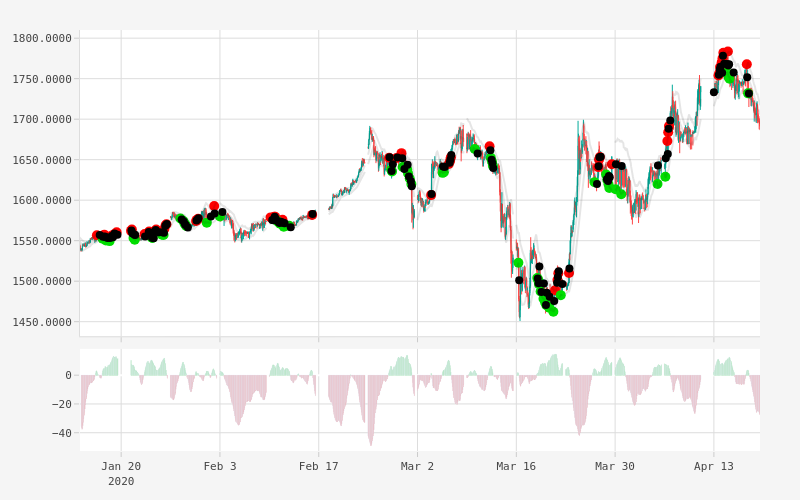

This figure's notebook cell:
### Code cell
fig = sub.make_subplots(
    figure=go.Figure(layout=layout),
    rows=2,
    cols=1,
    shared_xaxes=True,
    shared_yaxes=False,
    vertical_spacing=0.03,
    row_heights=[0.75, 0.25],
    # subplot_titles=["Price", "Indicators"],
)

fig.add_trace(price, 1, 1)

# fig.layout.update(yaxis3=go.YAxis())
# fig.layout.update(yaxis3=go.YAxis(overlaying='y', side='right'))


########################################

# ATR
md["atr"] = talib.ATR(md["High"], md["Low"], md["Close"], timeperiod=5)

# EMA
md["ema1"] = talib.MA(md["Close"], timeperiod=14, matype=1)
md["ema2"] = talib.MA(md["Close"], timeperiod=14, matype=0)
md["mid"] = (md["ema1"] + md["ema2"]) / 2

md["stdev"] = talib.STDDEV(md["Close"], timeperiod=20, nbdev=1)

price_channel = md[["atr", "stdev"]].max(axis=1)

range_width = 1.1

md["top"] = md["mid"] + range_width * price_channel
md["bottom"] = md["mid"] - range_width * price_channel

# Синяя полоса в середине
# line_m = dict(width=2, color='#59c')
line_m = dict(width=2, color='rgba(0,0,0,0.1)')
fig.add_trace(go.Scatter(x=md.index, y=md["mid"], fill=None, line=line_m))

# print(ind)

# Нижний индикатор
ind = 24 - talib.ADX(md["High"], md["Low"], md["Close"], timeperiod=14)
ind_smooth = talib.MA(ind, timeperiod=2, matype=0)
ind_color = np.where(ind_smooth < 0, 'red', '#0c0')

md["ind_smooth"] = ind_smooth

########################################


current = None
open_trade_price = None
total_profit = 0
total_up = 0
total_down = -0.1
position = 100
stop_cnt = 0
open_sell = 0
open_buy = 0

stop_position = -15

for dt, row in md.copy(deep=True).iterrows():
    md.at[dt, 'trade_buy'] = None
    md.at[dt, 'trade_sell'] = None
    md.at[dt, 'trade_close'] = None
    if current:
        if current == "sell":
            trade_price = min(float(row["Open"]), float(row["top"]))
            profit = (open_trade_price - trade_price) * position
            if profit < stop_position:
                # stop loss
                md.at[dt, 'trade_close'] = trade_price
                total_down += profit
                current = None
                stop_cnt += 1
                # print(f"STOP  {dt:%Y-%m-%d}  {trade_price:6.2f}  {profit:+5.2f}")
                # print()

        if current == "buy":
            trade_price = max(float(row["Open"]), float(row["bottom"]))
            profit = (trade_price - open_trade_price) * position
            if profit < stop_position:
                # stop loss
                md.at[dt, 'trade_close'] = trade_price
                total_down += profit
                current = None
                stop_cnt += 1
                # print(f"STOP  {dt:%Y-%m-%d}  {trade_price:6.2f}  {profit:+5.2f}")
                # print()

        if current == "sell" and row["Low"] < row["mid"]:
            trade_price = min(float(row["Open"]), float(row["mid"]))
            md.at[dt, 'trade_close'] = trade_price
            current = None
            profit = (open_trade_price - trade_price) * position
            total_profit += profit
            if profit > 0:
                total_up += profit
            else:
                total_down += profit
            # print(f"Close {dt:%Y-%m-%d}  {trade_price:6.2f}  {profit:+5.2f}")
            # print()
        if current == "buy" and row["High"] > row["mid"]:
            trade_price = max(float(row["Open"]), float(row["mid"]))
            md.at[dt, 'trade_close'] = trade_price
            current = None
            profit = (trade_price - open_trade_price) * position
            total_profit += profit
            if profit > 0:
                total_up += profit
            else:
                total_down += profit
            # print(f"Close {dt:%Y-%m-%d}  {trade_price:6.2f}  {profit:+5.2f}")
            # print()
    else:
        ind_value = row['ind_smooth']
        if row["High"] > row["top"] and ind_value > 1:
            trade_price = float(row["top"])
            md.at[dt, 'trade_sell'] = trade_price
            current = "sell"
            open_sell += 1
            # print(f"Sell  {dt:%Y-%m-%d}  {trade_price:6.2f}   {ind_value:0.2f}")
            open_trade_price = trade_price
        if row["Low"] < row["bottom"] and ind_value > 1:
            trade_price = float(row["bottom"])
            md.at[dt, 'trade_buy'] = row["bottom"]
            current = "buy"
            open_buy += 1
            # print(f"Buy   {dt:%Y-%m-%d}  {trade_price:6.2f}   {ind_value:0.2f}")
            open_trade_price = trade_price

pf = abs(total_up / total_down)

print(f"Total: {total_profit:+0.2f}")
print(f"Gross Up: {total_up:+0.2f}")
print(f"Gross Down: {total_down:+0.2f}")
print(f"Buy: {open_buy}, sell: {open_sell}, stop: {stop_cnt}")
print(f"Profit Factor: {pf:0.2f}")
print()

fig.add_trace(go.Scatter(
    x=md.index,
    y=md["trade_sell"],
    mode="markers+text",
    # text=md["trade_sell"],
    textposition="top center",
    marker=dict(size=10, color="#f00"),
))
fig.add_trace(go.Scatter(
    x=md.index,
    y=md["trade_buy"],
    mode="markers+text",
    # text=md["trade_buy"],
    textposition="bottom center",
    marker=dict(size=10, color="#0d0"),
))
fig.add_trace(go.Scatter(
    x=md.index,
    y=md["trade_close"],
    mode="markers",
    marker=dict(size=8, color="#000"),
))

# Убрать дыры в оси X
fig.update_xaxes(
    range=[md.index[25], md.index[-1]],
    rangeslider_visible=False,
    rangebreaks=[
        dict(bounds=["sat", "mon"]),  # hide weekends
        # dict(bounds=[16, 9.5], pattern="hour"),  # hide extra hours
        dict(values=[
            "2017-12-25",
            "2018-01-01",
            "2018-01-15",
            "2018-02-19",
            "2018-03-30",
        ])  # hide holidays
    ],
    # tickformat="%Y-%m-%d",
    # ticklabelposition="inside left",
    ticks="outside",
    tickwidth=1,
    tickcolor="#ccc",
)
fig.update_yaxes(
    # fixedrange=True,
    # range=[33, 48],
    row=1,
    ticks="outside",
    tickwidth=1,
    tickcolor="#ccc",
)

fig.update_yaxes(
    fixedrange=True,
    showgrid=True,
    gridcolor="#ddd",
    # side="right",
    row=2,
    ticks="outside",
    tickwidth=1,
    tickcolor="#ccc",
)
fig.update_xaxes(
    # fixedrange=True,
    showgrid=True,
    gridcolor="#ddd",
    row=2,
)


###########################
# Buy Sell Bands

# Top
indicator = go.Scatter(
    x=md.index,
    y=md["top"],
    mode="lines",
    line=dict(color="rgba(0,0,0,0.1)", width=2),
)
fig.add_trace(indicator, 1, 1)

# Bottom
indicator = go.Scatter(
    x=md.index,
    y=md["bottom"],
    mode="lines",
    line=dict(color="rgba(0,0,0,0.1)", width=2),
)
fig.add_trace(indicator, 1, 1)


###########################
# Indicator

# Range Strength
bars = go.Bar(
    x=md.index,
    y=ind_smooth,
    marker_color=ind_color,
    # width=40000000
)
fig.add_trace(bars, row=2, col=1)

# Оформление индикатора
# fig.add_hline(y=0, line=dict(color="#000", width=1), row=2)
# fig.add_hline(y=0.3, line=dict(color="blue", width=1), row=2)
# fig.add_hline(y=-0.3, line=dict(color="red", width=1), row=2)
# fig.add_hrect(y0=0, y1=20, line_width=0, fillcolor="green", opacity=0.1, row=2)
# fig.add_hrect(y0=0, y1=-20, line_width=0, fillcolor="red", opacity=0.1, row=2)

fig.show(config={"displayModeBar": False, "showTips": False})

### Figure 1 — Plotly figure (JSON) as saved in the notebook; plotly's stock layout.template omitted (floating-point values rounded to 4 significant figures; data arrays with more than 128 entries replaced by an {"elided": "..."} marker saying what was removed)
{"data": [{"close": {"elided": "1539 float values"}, "decreasing": {"fillcolor": "#f44", "line": {"color": "#f44", "width": 1}}, "high": {"elided": "1539 float values"}, "hoverinfo": "skip", "increasing": {"fillcolor": "#0a9", "line": {"color": "#0a9", "width": 1}}, "low": {"elided": "1539 float values"}, "open": {"elided": "1539 float values"}, "type": "candlestick", "x": {"elided": "1539 str values"}, "xaxis": "x", "yaxis": "y"}, {"line": {"color": "rgba(0,0,0,0.1)", "width": 2}, "type": "scatter", "x": {"elided": "1539 str values"}, "y": {"elided": "1539 float values"}}, {"marker": {"color": "#f00", "size": 10}, "mode": "markers+text", "textposition": "top center", "type": "scatter", "x": {"elided": "1539 str values"}, "y": {"elided": "1539 float values"}}, {"marker": {"color": "#0d0", "size": 10}, "mode": "markers+text", "textposition": "bottom center", "type": "scatter", "x": {"elided": "1539 str values"}, "y": {"elided": "1539 float values"}}, {"marker": {"color": "#000", "size": 8}, "mode": "markers", "type": "scatter", "x": {"elided": "1539 str values"}, "y": {"elided": "1539 float values"}}, {"line": {"color": "rgba(0,0,0,0.1)", "width": 2}, "mode": "lines", "type": "scatter", "x": {"elided": "1539 str values"}, "xaxis": "x", "y": {"elided": "1539 float values"}, "yaxis": "y"}, {"line": {"color": "rgba(0,0,0,0.1)", "width": 2}, "mode": "lines", "type": "scatter", "x": {"elided": "1539 str values"}, "xaxis": "x", "y": {"elided": "1539 float values"}, "yaxis": "y"}, {"marker": {"color": {"elided": "1539 str values"}}, "type": "bar", "x": {"elided": "1539 str values"}, "xaxis": "x2", "y": {"elided": "1539 float values"}, "yaxis": "y2"}], "layout": {"autosize": false, "font": {"color": "#444", "family": "Menlo, monospace", "size": 11}, "height": 500, "margin": {"b": 30, "l": 60, "r": 40, "t": 30}, "paper_bgcolor": "#f5f5f5", "plot_bgcolor": "#fff", "showlegend": false, "width": 800, "xaxis": {"anchor": "y", "domain": [0.0, 1.0], "gridcolor": "#ddd", "linecolor": "#ddd", "matches": "x2", "range": ["2020-01-13T20:00:00-05:00", "2020-04-17T16:00:00-04:00"], "rangebreaks": [{"bounds": ["sat", "mon"]}, {"values": ["2017-12-25", "2018-01-01", "2018-01-15", "2018-02-19", "2018-03-30"]}], "rangeslider": {"visible": false}, "showgrid": true, "showticklabels": false, "tickcolor": "#ccc", "tickformat": "%H~%M~%S.%2f", "ticklabelposition": "inside left", "ticks": "outside", "tickwidth": 1}, "xaxis2": {"anchor": "y2", "domain": [0.0, 1.0], "gridcolor": "#ddd", "range": ["2020-01-13T20:00:00-05:00", "2020-04-17T16:00:00-04:00"], "rangebreaks": [{"bounds": ["sat", "mon"]}, {"values": ["2017-12-25", "2018-01-01", "2018-01-15", "2018-02-19", "2018-03-30"]}], "rangeslider": {"visible": false}, "showgrid": true, "tickcolor": "#ccc", "ticks": "outside", "tickwidth": 1}, "yaxis": {"anchor": "x", "domain": [0.2725, 1.0], "fixedrange": false, "gridcolor": "#ddd", "linecolor": "#ddd", "showgrid": true, "tickcolor": "#ccc", "tickformat": ".4f", "ticks": "outside", "tickwidth": 1}, "yaxis2": {"anchor": "x2", "domain": [0.0, 0.2425], "fixedrange": true, "gridcolor": "#ddd", "showgrid": true, "tickcolor": "#ccc", "ticks": "outside", "tickwidth": 1}}}
